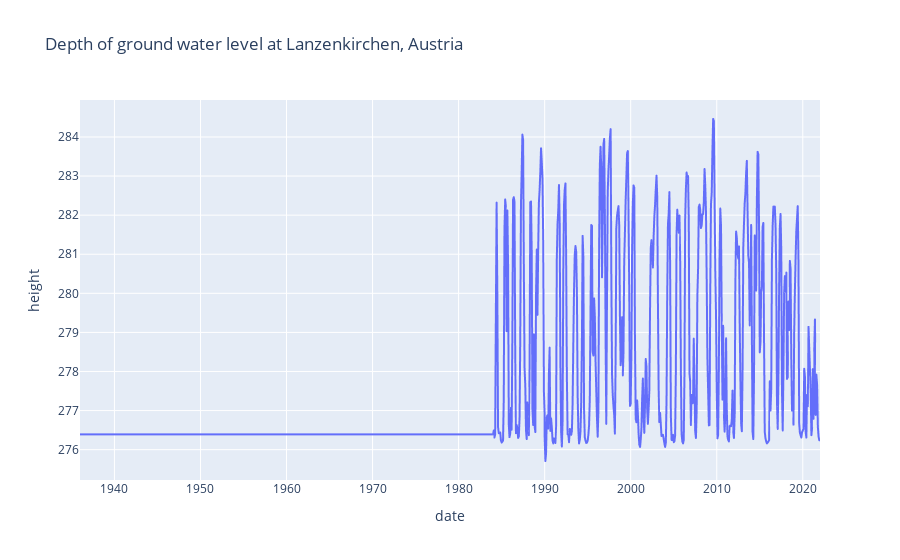

The cell this chart's notebook holds for it:
### Code cell
fig = px.line(data, x="date", y="height", title='Depth of ground water level at Lanzenkirchen, Austria')
fig.show()

### Figure 1 — Plotly figure (JSON) as saved in the notebook; plotly's stock layout.template omitted (floating-point values rounded to 4 significant figures; data arrays with more than 128 entries replaced by an {"elided": "..."} marker saying what was removed)
{"data": [{"hovertemplate": "date=%{x}<br>height=%{y}<extra></extra>", "legendgroup": "", "line": {"color": "#636efa", "dash": "solid"}, "marker": {"symbol": "circle"}, "mode": "lines", "name": "", "showlegend": false, "type": "scattergl", "x": {"elided": "1031 str values"}, "xaxis": "x", "y": {"elided": "1031 float values"}, "yaxis": "y"}], "layout": {"legend": {"tracegroupgap": 0}, "title": {"text": "Depth of ground water level at Lanzenkirchen, Austria"}, "xaxis": {"anchor": "y", "domain": [0, 1], "title": {"text": "date"}}, "yaxis": {"anchor": "x", "domain": [0, 1], "title": {"text": "height"}}}}
